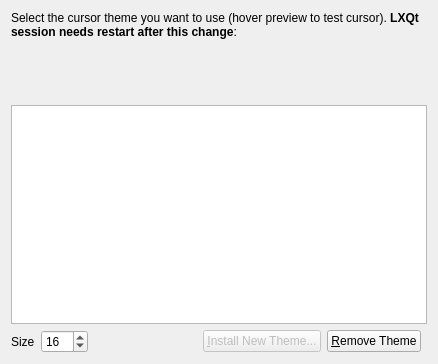
<?xml version="1.0" encoding="UTF-8"?>
<ui version="4.0">
 <class>SelectWnd</class>
 <widget class="QWidget" name="SelectWnd">
  <property name="geometry">
   <rect>
    <x>0</x>
    <y>0</y>
    <width>438</width>
    <height>364</height>
   </rect>
  </property>
  <property name="windowTitle">
   <string>LXQt Mouse Theme Configuration</string>
  </property>
  <layout class="QGridLayout" name="gridLayout">
   <item row="5" column="3">
    <widget class="QPushButton" name="btInstall">
     <property name="enabled">
      <bool>false</bool>
     </property>
     <property name="text">
      <string>&amp;Install New Theme...</string>
     </property>
    </widget>
   </item>
   <item row="2" column="0" colspan="6">
    <widget class="PreviewWidget" name="preview" native="true">
     <property name="sizePolicy">
      <sizepolicy hsizetype="Preferred" vsizetype="Preferred">
       <horstretch>0</horstretch>
       <verstretch>0</verstretch>
      </sizepolicy>
     </property>
     <property name="minimumSize">
      <size>
       <width>0</width>
       <height>48</height>
      </size>
     </property>
    </widget>
   </item>
   <item row="0" column="0" colspan="6">
    <widget class="QLabel" name="infoLabel">
     <property name="text">
      <string>Select the cursor theme you want to use (hover preview to test cursor). &lt;b&gt;LXQt session needs restart after this change&lt;/b&gt;:</string>
     </property>
     <property name="wordWrap">
      <bool>true</bool>
     </property>
    </widget>
   </item>
   <item row="3" column="0" colspan="6">
    <widget class="QListView" name="lbThemes">
     <property name="editTriggers">
      <set>QAbstractItemView::NoEditTriggers</set>
     </property>
     <property name="showDropIndicator" stdset="0">
      <bool>false</bool>
     </property>
     <property name="alternatingRowColors">
      <bool>true</bool>
     </property>
     <property name="verticalScrollMode">
      <enum>QAbstractItemView::ScrollPerPixel</enum>
     </property>
    </widget>
   </item>
   <item row="5" column="1">
    <widget class="QSpinBox" name="cursorSizeSpinBox">
     <property name="toolTip">
      <string>LXQt session needs restart to view this change.</string>
     </property>
     <property name="minimum">
      <number>12</number>
     </property>
     <property name="maximum">
      <number>128</number>
     </property>
     <property name="value">
      <number>16</number>
     </property>
    </widget>
   </item>
   <item row="1" column="0" colspan="6">
    <widget class="WarningLabel" name="warningLabel" native="true"/>
   </item>
   <item row="5" column="4">
    <widget class="QPushButton" name="btRemove">
     <property name="text">
      <string>&amp;Remove Theme</string>
     </property>
    </widget>
   </item>
   <item row="5" column="2">
    <spacer>
     <property name="orientation">
      <enum>Qt::Horizontal</enum>
     </property>
     <property name="sizeHint" stdset="0">
      <size>
       <width>174</width>
       <height>20</height>
      </size>
     </property>
    </spacer>
   </item>
   <item row="5" column="0">
    <widget class="QLabel" name="sizeLabel">
     <property name="text">
      <string>Size</string>
     </property>
    </widget>
   </item>
  </layout>
 </widget>
 <customwidgets>
  <customwidget>
   <class>PreviewWidget</class>
   <extends>QWidget</extends>
   <header>previewwidget.h</header>
  </customwidget>
  <customwidget>
   <class>WarningLabel</class>
   <extends>QWidget</extends>
   <header>warninglabel.h</header>
   <container>1</container>
  </customwidget>
 </customwidgets>
 <tabstops>
  <tabstop>lbThemes</tabstop>
  <tabstop>btInstall</tabstop>
  <tabstop>btRemove</tabstop>
 </tabstops>
 <resources/>
 <connections/>
</ui>
